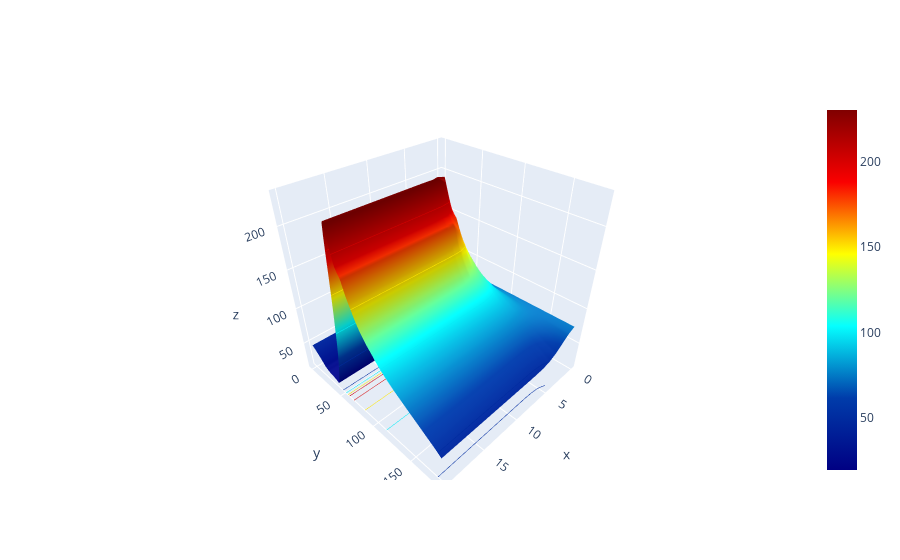

The code cell stored with this chart in its notebook:
### Code cell
fig = go.Figure(data=[
    go.Surface(x=x, y=y ,z=z , colorscale="Jet"),
#    go.Surface(z=zz),
#    go.Surface(z=z1)
#    go.Surface(z=z2, showscale=False, opacity=0.9),
#    go.Surface(z=z3, showscale=False, opacity=0.9)

])

fig.update_traces(contours_z=dict(show=True, usecolormap=True,
                                  highlightcolor="limegreen", project_z=True))

fig.show()

### Figure 1 — Plotly figure (JSON) as saved in the notebook; plotly's stock layout.template omitted (floating-point values rounded to 4 significant figures; data arrays with more than 128 entries replaced by an {"elided": "..."} marker saying what was removed)
{"data": [{"colorscale": [[0, "rgb(0,0,131)"], [0.2, "rgb(0,60,170)"], [0.4, "rgb(5,255,255)"], [0.6, "rgb(255,255,0)"], [0.8, "rgb(250,0,0)"], [1, "rgb(128,0,0)"]], "contours": {"z": {"highlightcolor": "limegreen", "project": {"z": true}, "show": true, "usecolormap": true}}, "type": "surface", "x": [0, 1, 2, 3, 4, 5, 6, 7, 8, 9, 10, 11, 12, 13, 14, 15, 16, 17, 18, 19, 20], "y": {"elided": "181 int values"}, "z": {"elided": "181x21 float values"}}], "layout": {}}
